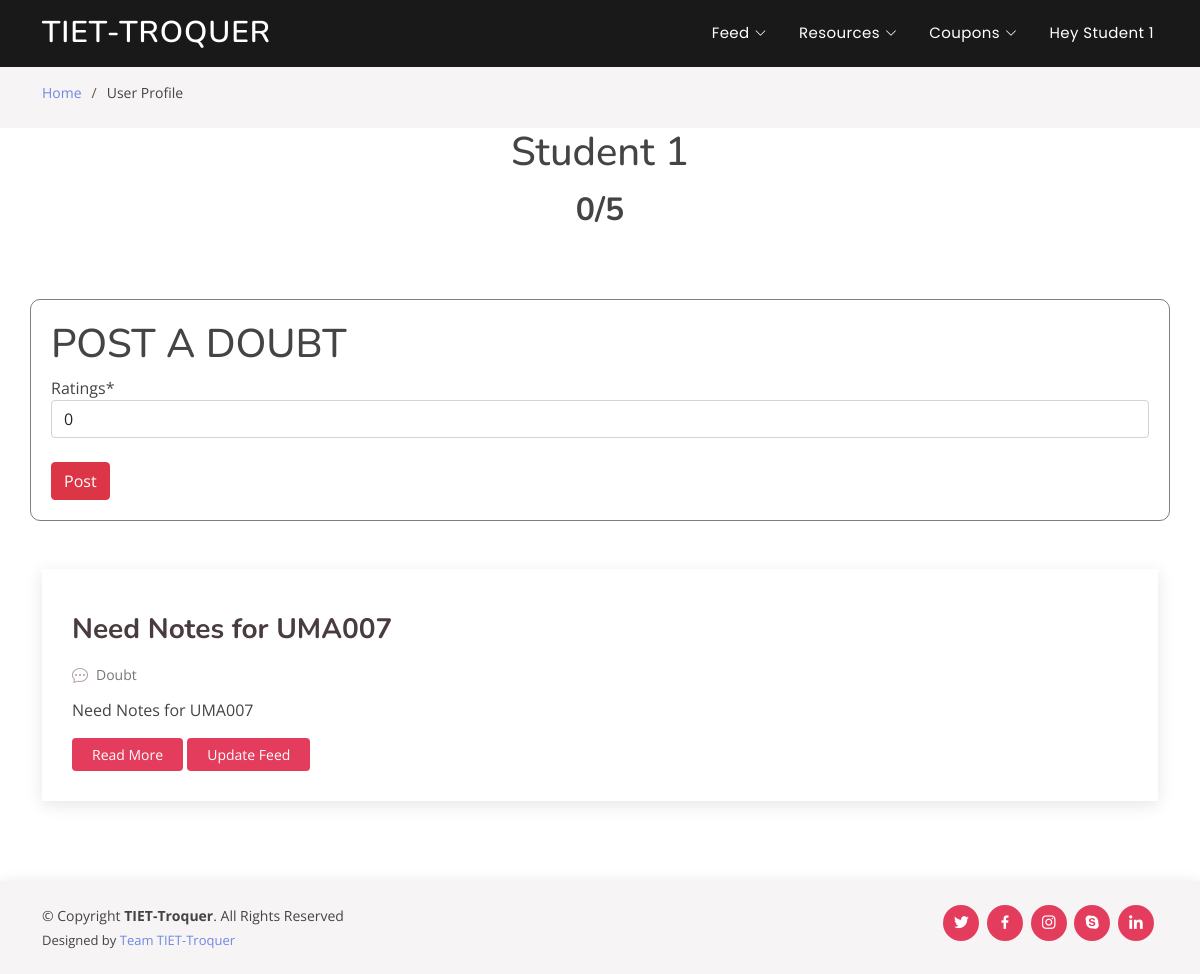
The page /user/4/feeds/ (signed in) on the database its author committed.
### user/models.py (models this page shows, shortened)
class User(AbstractUser):
	username			= None
	email 				= models.EmailField(verbose_name='Email Address', unique=True)
	name 				= models.CharField(max_length=50)
	contact_no 			= PhoneNumberField(blank=False, null=False, help_text='Add country code before the contact no.')
	coins				= models.IntegerField(default=50)
	ratings				= models.IntegerField(default=0)
	is_student			= models.BooleanField(default=False)
	is_company 			= models.BooleanField(default=False)
	USERNAME_FIELD 		= 'email'
	user_permissions 	= None
	groups 				= None
	REQUIRED_FIELDS 	= []
	objects = CustomUserManager()

### home/models.py (models this page shows, shortened)
class Feed(models.Model):
	post_type = (('Doubt', 'Doubt'),
				('News', 'News'),)
	author 				= models.ForeignKey(User, related_name = 'author', on_delete=models.CASCADE, null=True)
	title 				= models.CharField(max_length=50)
	post_type			= models.CharField(choices=post_type, max_length=5)
	description			= models.CharField(max_length=500)
	image 				= models.ImageField(default='feed/default.jpg', upload_to='feed/', null=True, blank=True)

### user/views.py (the view, shortened to what this page needs)
# urls.py: path('user/<int:pk>/feeds/', views.user_profile_feeds, name='user_profile_feeds'),
@login_required
def user_profile_feeds(request, pk):
    user = User.objects.get(id=pk)
    feeds = Feed.objects.filter(author=user)
    context = {
        'form' : RatingsForm(),
        'user' : user,
        'feeds' : feeds,
    }
    return render(request, 'user/user_profile_feeds.html', context)

### user/forms.py
class RatingsForm(forms.ModelForm):
	class Meta():
		model		= Rating
		fields		= ['ratings']

### user/templates/user/user_profile_feeds.html (shortened to what this page needs)
{% extends "home/base.html" %}
{% load static %}
{% load crispy_forms_tags %}
{% block body %}
<section id="breadcrumbs" class="breadcrumbs">
    <div class="container">
      <ol>
        <li><a href="/">Home</a></li>
        <li>User Profile</li>
      </ol>
    </div>
</section>
<div class="section-title">
    <h1>{{user.name}}</h1>
    <h3>{{user.ratings}}/5</h3>
</div>
<section id="blog" class="blog">
    <div class="container" data-aos="fade-up">
      <div class="row">
        <div class="col-lg-12 mt-5 mt-lg-0" style="border: solid 1px rgba(0,0,0,0.5); padding: 20px; border-radius:10px;">
          <h1>POST A DOUBT</h1>
          <form method="POST" enctype="multipart/form-data">
            {{ form|crispy }}
            <br>
            <button class="btn btn-danger" type="submit" value="Post">Post</button>
          </form>
        </div>
        <div class="col-lg-12 mt-5 entries">
          {% for feed in feeds %}
          <article class="entry">
            <div class="entry-img">
            </div>
            <h2 class="entry-title">
              <a href="blog-single.html">{{feed.title}}</a>
            </h2>
            <div class="entry-meta">
              <ul>
                <li class="d-flex align-items-center"><i class="bi bi-chat-dots"></i> <a>{{feed.post_type}}</a></li>
              </ul>
            </div>
            <div class="entry-content">
              <p> {{feed.description}}
              </p>
              <div style="display: flex;">
                <div class="read-more">
                  <a href="blog-single.html">Read More</a>
                </div> &nbsp
                <div class="read-more">
                  <a href="{% url 'update_feed' feed.id%}">Update Feed</a>
                </div>
                </div>
            </div>
          </article>
          {% endfor %}
      </div>
    </div>
  </section>
{% endblock body %}

### home/templates/home/base.html (shortened to what this page needs)
{% load static %}
<!DOCTYPE html>
<html lang="en">
<head>
  <link href="{%static 'home/assets/vendor/bootstrap/css/bootstrap.min.css'%}" rel="stylesheet">
  <link href="{%static 'home/assets/vendor/bootstrap-icons/bootstrap-icons.css'%}" rel="stylesheet">
  <link href="{%static 'home/assets/vendor/boxicons/css/boxicons.min.css'%}" rel="stylesheet">
  <link href="{%static 'home/assets/vendor/glightbox/css/glightbox.min.css'%}" rel="stylesheet">
  <link href="{%static 'home/assets/vendor/remixicon/remixicon.css'%}" rel="stylesheet">
  <link href="{%static 'home/assets/vendor/swiper/swiper-bundle.min.css'%}" rel="stylesheet">
  <link href="{%static 'home/assets/css/style.css'%}" rel="stylesheet">
</head>
<body>
  <header id="header" class="fixed-top header-inner-pages">
    <div class="container d-flex align-items-center justify-content-between">
      <h1 class="logo"><a href="{% url 'my_posted_resources' %}">TIET-Troquer</a></h1>
      <nav id="navbar" class="navbar">
        <ul>
          <li class="dropdown"><a href="{% url 'feeds' %}"><span>Feed</span> <i class="bi bi-chevron-down"></i></a>
          </li>
          <li class="dropdown"><a href="{% url 'all-resources' %}"><span>Resources</span> <i class="bi bi-chevron-down"></i></a>
          </li>
          <li class="dropdown"><a href="{% url 'available' %}"><span>Coupons</span> <i class="bi bi-chevron-down"></i></a>
          </li>
          {% if user.is_authenticated %}
          <li class="dropdown" ><a href="#">Hey {{ user.name }}</a>
          </li>
          {% else %}
          <li><a class="nav-link scrollto" href="{% url 'login' %}">Login/Signup</a></li>
          {% endif %}
        </ul>
      </nav>
    </div>
  </header>
{% block body %}{% endblock body %}
  <footer id="footer">
    <div class="container d-md-flex py-4">
      <div class="me-md-auto text-center text-md-start">
        <div class="copyright">
          &copy; Copyright <strong><span>TIET-Troquer</span></strong>. All Rights Reserved
        </div>
        <div class="credits">
          Designed by <a href="#">Team TIET-Troquer</a>
        </div>
      </div>
      <div class="social-links text-center text-md-right pt-3 pt-md-0">
        <a href="#" class="twitter"><i class="bx bxl-twitter"></i></a>
        <a href="#" class="facebook"><i class="bx bxl-facebook"></i></a>
        <a href="#" class="instagram"><i class="bx bxl-instagram"></i></a>
        <a href="#" class="google-plus"><i class="bx bxl-skype"></i></a>
        <a href="#" class="linkedin"><i class="bx bxl-linkedin"></i></a>
      </div>
    </div>
  </footer>
</body>
</html>

### home/static/home/assets/css/style.css (style rules this page uses)
body { font-family: "Open Sans", sans-serif; color: #444444; }
a { color: #7088e2; text-decoration: none; }
h1, h2, h3, h4, h5, h6 { font-family: "Nunito", sans-serif; }
#header { transition: all 0.5s; z-index: 997; padding: 20px 0; }
#header .logo { font-size: 30px; margin: 0; padding: 0; line-height: 1; font-weight: 600; letter-spacing: 1px; text-transform: uppercase; }
#header .logo a { color: #fff; }
#header.header-scrolled, #header.header-inner-pages { background: rgba(0, 0, 0, 0.9); padding: 12px 0; }
.navbar { padding: 0; }
.navbar ul { margin: 0; padding: 0; display: flex; list-style: none; align-items: center; }
.navbar li { position: relative; }
.navbar > ul > li { white-space: nowrap; padding: 10px 0 10px 24px; }
.navbar a { display: flex; align-items: center; justify-content: space-between; font-family: "Poppins", sans-serif; color: #fff; font-size: 15px; padding: 0 4px; white-space: nowrap; transition: 0.3s; letter-spacing: 0.4px; position: relative; }
.navbar a i { font-size: 12px; line-height: 0; margin-left: 5px; }
.navbar > ul > li > a:before { content: ""; position: absolute; width: 100%; height: 2px; bottom: -6px; left: 0; background-color: #e43c5c; visibility: hidden; transform: scaleX(0); transition: all 0.3s ease-in-out 0s; }
section { padding: 60px 0; overflow: hidden; }
.section-title { text-align: center; padding-bottom: 30px; }
.section-title h3 { margin: 15px 0 0 0; font-size: 32px; font-weight: 700; }
.breadcrumbs { padding: 15px 0; background: #f6f4f4; margin-top: 67px; }
.breadcrumbs ol { display: flex; flex-wrap: wrap; list-style: none; padding: 0 0 10px 0; margin: 0; font-size: 14px; }
.breadcrumbs ol li + li { padding-left: 10px; }
.breadcrumbs ol li + li::before { display: inline-block; padding-right: 10px; color: #655356; content: "/"; }
.blog { padding: 40px 0 20px 0; }
.blog .entry { padding: 30px; margin-bottom: 60px; box-shadow: 0 4px 16px rgba(0, 0, 0, 0.1); }
.blog .entry .entry-img { max-height: 440px; margin: -30px -30px 20px -30px; overflow: hidden; }
.blog .entry .entry-title { font-size: 28px; font-weight: bold; padding: 0; margin: 0 0 20px 0; }
.blog .entry .entry-title a { color: #493c3e; transition: 0.3s; }
.blog .entry .entry-meta { margin-bottom: 15px; color: #b1a0a3; }
.blog .entry .entry-meta ul { display: flex; flex-wrap: wrap; list-style: none; align-items: center; padding: 0; margin: 0; }
.blog .entry .entry-meta i { font-size: 16px; margin-right: 8px; line-height: 0; }
.blog .entry .entry-meta a { color: #777777; font-size: 14px; display: inline-block; line-height: 1; }
.blog .entry .entry-content p { line-height: 24px; }
.blog .entry .entry-content .read-more { -moz-text-align-last: right; text-align-last: right; }
.blog .entry .entry-content .read-more a { display: inline-block; background: #e43c5c; color: #fff; padding: 6px 20px; transition: 0.3s; font-size: 14px; border-radius: 4px; }
#footer { color: #444444; font-size: 14px; background: #f6f4f4; box-shadow: 0px 2px 15px rgba(0, 0, 0, 0.1); }
#footer .credits { padding-top: 5px; font-size: 13px; color: #444444; }
#footer .social-links a { font-size: 18px; display: inline-block; background: #e43c5c; color: #fff; line-height: 1; padding: 8px 0; margin-right: 4px; border-radius: 50%; text-align: center; width: 36px; height: 36px; transition: 0.3s; }

### rows shown on the page
User: name "Student 1", ratings "0"
Feed: title "Need Notes for UMA007", post_type "Doubt", description "Need Notes for UMA007"
